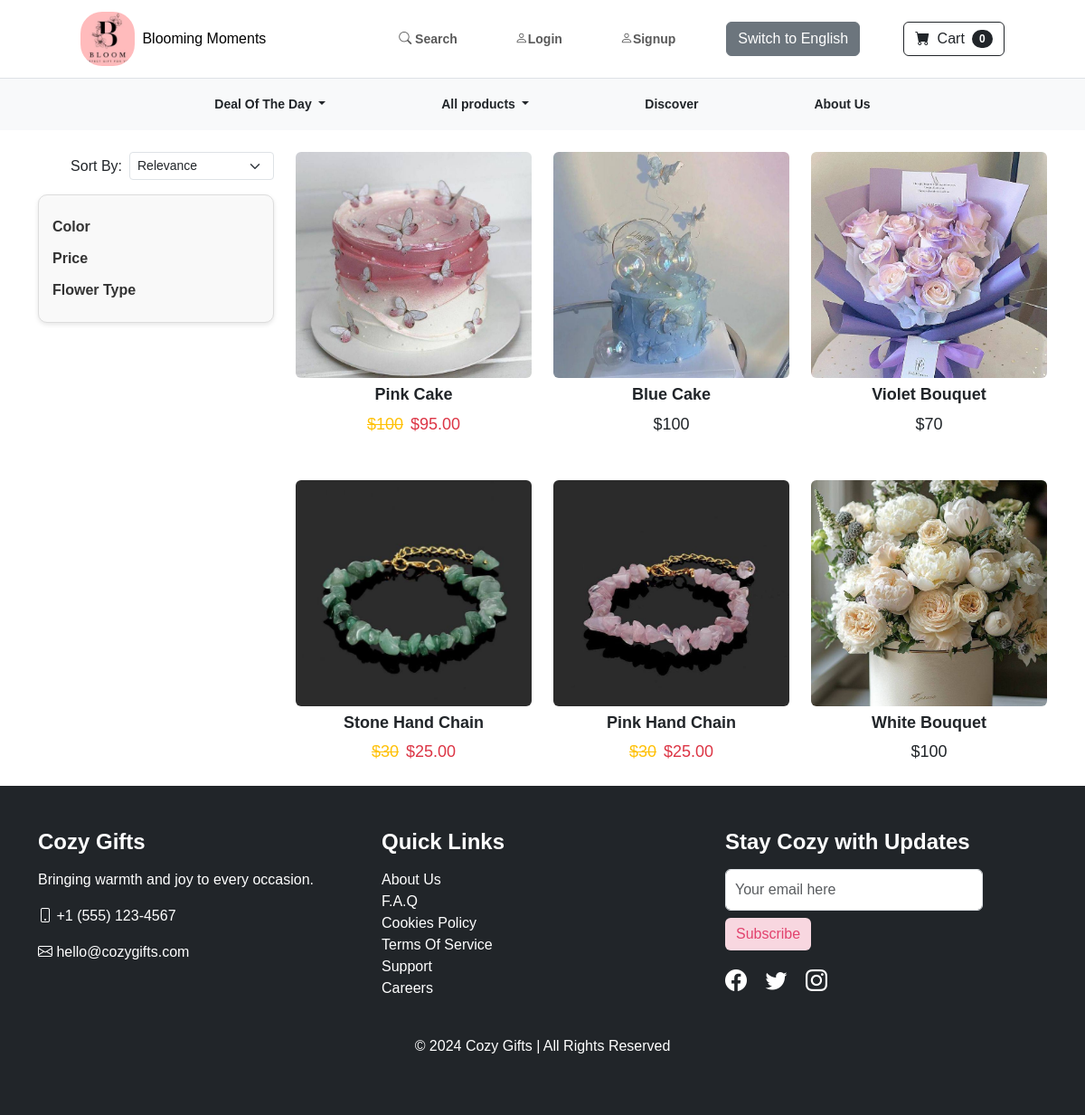
The app's page /product/ with its own data.
### store/models.py (models this page shows, shortened)
class Product(models.Model):
  name = models.CharField(max_length=100)
  price = models.PositiveIntegerField(default=0)
  category = models.ForeignKey(Category,on_delete = models.CASCADE,null=True, blank=True)
  color = models.ForeignKey(Color,null=True, blank=True,on_delete=models.CASCADE)
  description = models.CharField(max_length=250,default='',blank=True,null = True)
  image = models.ImageField(upload_to = 'uploads/product/')
  is_sale = models.BooleanField(default =False)
  sale_price = models.DecimalField(default=0,decimal_places=2,max_digits=6)

### store/views.py (the view)
# urls.py: path('product/',views.products,name="product"),
def products(request):
  products = Product.objects.all()
  language = request.session.get('language', 'eng')  # Default to English
  template_name = 'product_eng.html' if language == 'eng' else 'product_mm.html'
  colors = Color.objects.all()
  return render(request,template_name,{'products':products,'colors':colors})

### cart/cart.py (called while the page is built)
  def __len__(self):
    return len(self.cart)

### cart/context_processors.py (called while the page is built)
def cart(request):
  return {'cart':Cart(request)}

### store/templates/product_eng.html (shortened to what this page needs)
{% extends 'base.html' %}
{% load static %}
{% block styles %}
<link rel="stylesheet" href="{% static 'css/product.css' %}">
{% endblock %}
{% block content %}
<div class="container mt-4">
    <div class="row">
        <div class="col-md-3 d-none d-md-block">
            <div class="sort-by-container d-md-flex justify-content-end align-items-center mb-3">
                <label for="sortBy" class="me-2">Sort By:</label>
                <select id="sortBy" class="form-select form-select-sm w-auto">
                    <option value="relevance">Relevance</option>
                </select>
            </div>
            <div class="filters-container">
                <div class="filter-section">
                    <h4 onclick="toggleFilter('colorContent', this)">Color</h4>
                </div>
                <div class="filter-section mt-3">
                    <h4 onclick="toggleFilter('priceContent', this)">Price</h4>
                </div>
                <div class="filter-section mt-3">
                    <h4 onclick="toggleFilter('flowerTypeContent', this)">Flower Type</h4>
                </div>
            </div>
        </div>
        <div class="col-md-9">
            <div class="row g-4" id="filteredProducts">
                {% for product in products %}
                <div class="col-6 col-md-4">
                    <div class="collection">
                        {% if product.is_sale %}
                            <div class="badge bg-danger text-white position-absolute badge-sale" style="top: 10px; right: 10px;">Sale</div>
                        {% endif %}
                        <a href="{% url 'product_detail' product.id %}" class="btn">
                            <img src="{{ product.image.url }}" alt="{{ product.name }}">
                        </a>
                        <h3 class="mt-2">{{ product.name }}</h3>
                            {% if product.is_sale %}
                                <div class="d-flex justify-content-center small text-warning mb-2">
                                    <p class="text-decoration-line-through">${{ product.price }}</p>
                                    <p class="ms-2 text-danger">${{ product.sale_price }}</sp>
                                </div>
                            {% else %}
                                <p>${{ product.price }}</p>
                            {% endif %}
                    </div>
                </div>
                {% endfor %}
            </div>
        </div>
    </div>
</div>
{% endblock %}

### static/css/styles.css (style rules this page uses)
body { font-family: 'Lora', serif; background-color: whitesmoke; margin: 0; padding: 0; }
h1, h2, h3 { font-weight: 700; }
a { text-decoration: none; }
.container { max-width: 1140px; }
img { max-width: 100%; height: auto; }

### static/css/product.css (style rules this page uses)
body { font-family: Arial, sans-serif; background-color: #ffffff; }
.filters-container { width: 100%; background: #f9f9f9; padding: 15px; border: 1px solid #ddd; border-radius: 10px; box-shadow: 0 2px 5px rgba(0, 0, 0, 0.1); }
.filters-container h4 { font-size: 16px; font-weight: bold; margin: 10px 0; cursor: pointer; color: #333; }
.collection img { width: 100%; height: 250px; object-fit: cover; transition: transform 0.3s ease; }
.collection h3, .collection p { text-align: center; font-size: 18px; }
.collection a.btn { padding: 0; border: none; background-color: transparent; display: block; overflow: hidden; }
@media (min-width: 769px) { .filters-container { position: sticky; top: 20px; } }

### records on screen
Product: image (picture), name "Pink Cake", price "100", sale_price "95.00"
Product: image (picture), name "Blue Cake", price "100"
Product: image (picture), name "Violet Bouquet", price "70"
Product: image (picture), name "Stone Hand Chain", price "30", sale_price "25.00"
Product: image (picture), name "Pink Hand Chain", price "30", sale_price "25.00"
Product: image (picture), name "White Bouquet", price "100"

### other values on screen
{{ cart|length }} "0"
